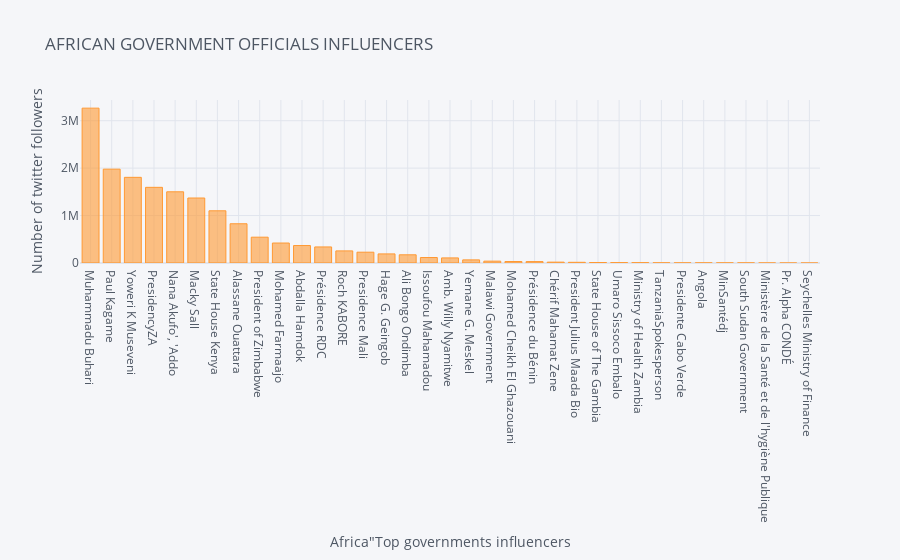

The code cell stored with this chart in its notebook:
### Markdown cell above
We will plot a bar graph to show the african influencers in their ranks

### Code cell
#Visualisation using plotly.
data2.iplot(kind="bar",x="African_govt_influencers",y="No. of followers",xTitle='Africa"Top governments influencers',
           yTitle='Number of twitter followers',title='AFRICAN GOVERNMENT OFFICIALS INFLUENCERS')

### Figure 1 — Plotly figure (JSON) as saved in the notebook; plotly's stock layout.template omitted (floating-point values rounded to 4 significant figures)
{"data": [{"marker": {"color": "rgba(255, 153, 51, 0.6)", "line": {"color": "rgba(255, 153, 51, 1.0)", "width": 1}}, "name": "No. of followers", "orientation": "v", "text": "", "type": "bar", "x": ["Muhammadu Buhari", "Paul Kagame", "Yoweri K Museveni", "PresidencyZA", "Nana Akufo', 'Addo", "Macky Sall", "State House Kenya", "Alassane Ouattara", "President of Zimbabwe", "Mohamed Farmaajo", "Abdalla Hamdok", "Présidence RDC", "Roch KABORE", "Presidence Mali", "Hage G. Geingob", "Ali Bongo Ondimba", "Issoufou Mahamadou", "Amb. Willy Nyamitwe", "Yemane G. Meskel", "Malawi Government", "Mohamed Cheikh El Ghazouani", "Présidence du Bénin", "Chérif Mahamat Zene", "President Julius Maada Bio", "State House of The Gambia", "Umaro Sissoco Embalo", "Ministry of Health Zambia", "TanzaniaSpokesperson", "Presidente Cabo Verde", "Angola", "MinSantédj", "South Sudan Government", "Ministère de la Santé et de l'hygiène Publique", "Pr. Alpha CONDÉ", "Seychelles Ministry of Finance"], "y": [3265113, 1978560, 1806255, 1595331, 1501262, 1370436, 1100680, 827673, 544351, 421125, 368099, 338342, 255187, 228014, 191708, 172803, 115650, 107165, 65881, 39008, 31586, 30000, 18233, 14591, 10644, 8460, 7092, 3994, 3266, 3256, 2914, 2521, 1130, 699, 126]}], "layout": {"legend": {"bgcolor": "#F5F6F9", "font": {"color": "#4D5663"}}, "paper_bgcolor": "#F5F6F9", "plot_bgcolor": "#F5F6F9", "title": {"font": {"color": "#4D5663"}, "text": "AFRICAN GOVERNMENT OFFICIALS INFLUENCERS"}, "xaxis": {"gridcolor": "#E1E5ED", "showgrid": true, "tickfont": {"color": "#4D5663"}, "title": {"font": {"color": "#4D5663"}, "text": "Africa\"Top governments influencers"}, "zerolinecolor": "#E1E5ED"}, "yaxis": {"gridcolor": "#E1E5ED", "showgrid": true, "tickfont": {"color": "#4D5663"}, "title": {"font": {"color": "#4D5663"}, "text": "Number of twitter followers"}, "zerolinecolor": "#E1E5ED"}}}
